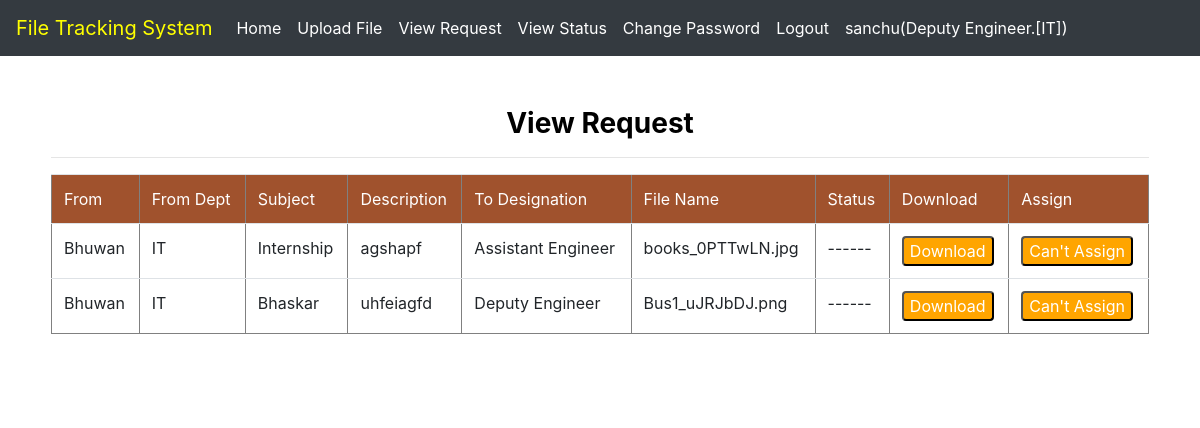
Page /viewfile/ (signed in) on the committed database.
### file/models.py (models this page shows, shortened)
class Employee(models.Model):
    user=models.ForeignKey(User,on_delete=models.CASCADE,null=True)
    d_birth=models.DateField(null=True,blank=True,auto_now_add=False)
    gen=models.CharField(max_length=30,null=True)
    department=models.ForeignKey(Department,on_delete=models.CASCADE,null=True)
    type=models.ForeignKey(Type,on_delete=models.CASCADE,null=True)
    add=models.CharField(max_length=100,null=True)
    mobile=models.IntegerField(null=True)

class Type(models.Model):
    type=models.CharField(max_length=100,null=True)

class Department(models.Model):
    dept = models.CharField(max_length=100,null=True)

class Uploadfile(models.Model):
    status=models.ForeignKey(Status,on_delete=models.CASCADE,null=True)
    type=models.ForeignKey(Type,on_delete=models.CASCADE,null=True)
    emp=models.ForeignKey(Employee,on_delete=models.CASCADE,null=True)
    department=models.ForeignKey(Department,on_delete=models.CASCADE,null=True)
    sub=models.CharField(max_length=100,null=True)
    des=models.CharField(max_length=500,null=True)
    file=models.FileField(null=True)

### file/views.py (the view)
# urls.py: path('viewfile/', viewfile, name='viewfile'),
def viewfile(request):
    emp1=Uploadfile.objects.all()
    user = User.objects.get(username=request.user.username)
    emp_type = Employee.objects.get(user=user)
    d={'data1': emp1,'emp':emp_type}
    return render(request,'viewfile.html',d)

### file/templates/viewfile.html (shortened to what this page needs)
{% extends 'navigation.html' %}
{% block body %}
<div align="center" style="color:Black;border:1px solid white;border-radius:8px;background-color:white;padding:50px">
<center><h3><strong>View Request</strong></h3><hr></center>
<div align="center">
<table id="myTable" border="1px" style="width:100%;border-radius:8px" class="table table-border">
        <thead style="background-color:#a0522d;color:white">
        <tr>
            <td> From</td>
            <td> From Dept</td>
            <td> Subject</td>
            <td> Description</td>
            <td> To Designation</td>
            <td> File Name</td>
            <td> Status </td>
            <td> Download</td>
            <td> Assign</td>
        </tr>
         </thead>
    {% for i in data1 %}
       {% ifnotequal request.user.username i.emp.user.username %}
    {% ifequal emp.type.type "Deputy Engineer" %}
    {% if "pending" in i.status.status  or "No" in i.status.status  %}
        <tr>
            <td> {{i.emp.user.username}}</td>
            <td> {{i.emp.department.dept}}</td>
            <td> {{i.sub}}</td>
            <td> {{i.des}}</td>
            <td> {{i.type.type}}</td>
            <td> {{i.file}}</td>
            {% ifequal i.emp.type.type "Executive Engineer" %}
            <td> ------ </td>
            {% else %}
            <td> {{i.status.status}}</td>
            {% endifequal %}
            <td><button><a  href="{{i.file.url}}" download >Download</a></button></td>
            {% ifequal i.emp.type.type "Executive Engineer" %}
            <td><button>Can't Assign</button></td>
            {% else %}
            <td><button><a href="{% url 'change_status' i.id %}"> Assign status</a></button></td>
            {% endifequal %}
        </tr>
    {% endif %}
    {% endifequal %}
    {% endifnotequal %}
        {% endfor %}
</table>
</div>
</div>
{% endblock %}

### file/templates/navigation.html (shortened to what this page needs)
<!DOCTYPE html>
<html lang="en">
{% load static %}
<head>
    <link rel="stylesheet" href="https://stackpath.bootstrapcdn.com/bootstrap/4.4.1/css/bootstrap.min.css">
</head>
<body>
<nav class="navbar navbar-expand-lg navbar-light bg-dark" >
  <a class="navbar-brand" href="#" style="color:yellow">File Tracking System</a>
  <div class="collapse navbar-collapse" id="navbarNavDropdown">
    <ul class="navbar-nav">
      <li class="nav-item active">
        <a class="nav-link" href="{% url 'home' %}" style="color:white">Home <span class="sr-only">(current)</span></a>
      </li>
        {% if request.user.is_staff %}
      <li class="nav-item">
        <a class="nav-link" href="{% url 'add_employee' %}" style="color:white">Add Employee</a>
      </li>
      <li class="nav-item">
        <a class="nav-link" href="{% url 'viewdata' %}" style="color:white">View Employee</a>
      </li>
        <li class="nav-item">
        <a class="nav-link" href="{% url 'logout' %}" style="color:white">Logout</a>
      </li>
        {% elif request.user.username %}
        <li class="nav-item">
        <a class="nav-link" href="{% url 'uploadfile' %}" style="color:white">Upload File</a>
      </li>
      <li class="nav-item">
        <a class="nav-link" href="{% url 'viewfile' %}" style="color:white">View Request</a>
      </li><li class="nav-item">
        <a class="nav-link" href="{% url 'viewstatus' %}" style="color:white">View Status</a>
      </li>
      <li class="nav-item">
        <a class="nav-link" href="{% url 'c_password' %}" style="color:white">Change Password</a>
      </li>
        <li class="nav-item">
        <a class="nav-link" href="{% url 'logout' %}" style="color:white">Logout</a>
      </li>
        <li class="nav-item">
        <a class="nav-link" href="" style="color:white;float:right" align="right">{{request.user.username}}({{emp.type.type}}.[{{emp.department.dept}}])</a>
      </li>
        {% endif %}
          </ul>
  </div>
</nav>
{% block body %}
{% endblock %}
</body>
</html>

### file/templates/navigation.html (style rules this page uses)
a { color:white; }

### file/templates/viewfile.html (style rules this page uses)
button { border:1 px solid orange; border-radius:4px; color:white; background-color:orange; }

### rows in the picture
Employee: type.type "Deputy Engineer", department.dept "IT"
Uploadfile: emp.user.username "Bhuwan", emp.department.dept "IT", sub "Internship", des "agshapf", type.type "Assistant Engineer", file "books_0PTTwLN.jpg"
Uploadfile: emp.user.username "Bhuwan", emp.department.dept "IT", sub "Bhaskar", des "uhfeiagfd", type.type "Deputy Engineer", file "Bus1_uJRJbDJ.png"

### other values in the picture
{{ request.user.username }} "sanchu"
